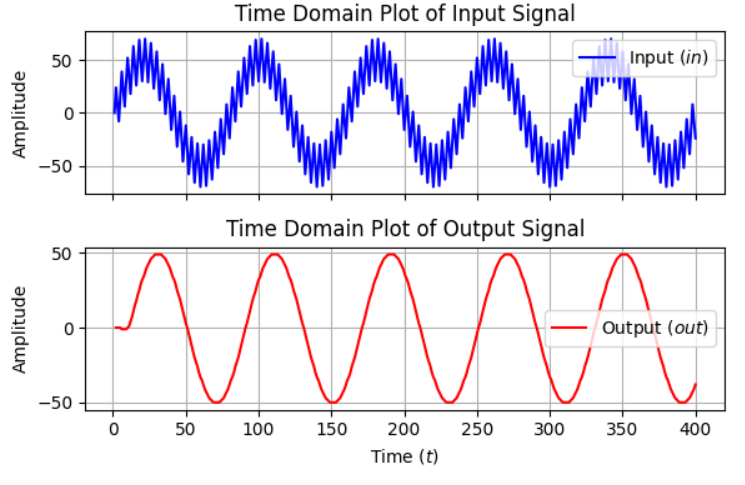

Source code (Python):
import matplotlib.pyplot as plt
import pandas as pd
import re

# Reusing the data extraction logic
data_str = """
t=0 in=x out=x
t=1 in=0 out=x
t=2 in=24 out=0
t=3 in=8 out=0
t=4 in=-8 out=0
t=5 in=15 out=0
t=6 in=39 out=-1
t=7 in=23 out=-1
t=8 in=6 out=-1
t=9 in=29 out=-1
t=10 in=52 out=0
t=11 in=35 out=1
t=12 in=18 out=4
t=13 in=40 out=7
t=14 in=63 out=11
t=15 in=45 out=15
t=16 in=26 out=18
t=17 in=48 out=22
t=18 in=69 out=25
t=19 in=49 out=29
t=20 in=30 out=32
t=21 in=50 out=34
t=22 in=70 out=37
t=23 in=49 out=40
t=24 in=29 out=42
t=25 in=48 out=44
t=26 in=66 out=46
t=27 in=45 out=47
t=28 in=23 out=48
t=29 in=40 out=49
t=30 in=58 out=49
t=31 in=35 out=49
t=32 in=12 out=49
t=33 in=29 out=49
t=34 in=46 out=48
t=35 in=23 out=47
t=36 in=-1 out=46
t=37 in=15 out=44
t=38 in=32 out=42
t=39 in=8 out=40
t=40 in=-16 out=37
t=41 in=0 out=34
t=42 in=16 out=32
t=43 in=-8 out=29
t=44 in=-32 out=25
t=45 in=-15 out=22
t=46 in=1 out=19
t=47 in=-23 out=15
t=48 in=-46 out=11
t=49 in=-29 out=7
t=50 in=-12 out=3
t=51 in=-35 out=0
t=52 in=-58 out=-4
t=53 in=-40 out=-8
t=54 in=-23 out=-12
t=55 in=-45 out=-16
t=56 in=-66 out=-20
t=57 in=-48 out=-23
t=58 in=-29 out=-26
t=59 in=-49 out=-30
t=60 in=-70 out=-33
t=61 in=-50 out=-35
t=62 in=-30 out=-38
t=63 in=-49 out=-41
t=64 in=-69 out=-43
t=65 in=-48 out=-45
t=66 in=-26 out=-47
t=67 in=-45 out=-48
t=68 in=-63 out=-49
t=69 in=-40 out=-50
t=70 in=-18 out=-50
t=71 in=-35 out=-50
t=72 in=-52 out=-50
t=73 in=-29 out=-50
t=74 in=-6 out=-49
t=75 in=-23 out=-48
t=76 in=-39 out=-47
t=77 in=-15 out=-45
t=78 in=8 out=-43
t=79 in=-8 out=-41
t=80 in=-24 out=-38
t=81 in=0 out=-35
t=82 in=24 out=-33
t=83 in=8 out=-30
t=84 in=-8 out=-26
t=85 in=15 out=-23
t=86 in=39 out=-20
t=87 in=23 out=-16
t=88 in=6 out=-12
t=89 in=29 out=-8
t=90 in=52 out=-4
t=91 in=35 out=0
t=92 in=18 out=3
t=93 in=40 out=7
t=94 in=63 out=11
t=95 in=45 out=15
t=96 in=26 out=19
t=97 in=48 out=22
t=98 in=69 out=25
t=99 in=49 out=29
t=100 in=30 out=32
t=101 in=50 out=34
t=102 in=70 out=37
t=103 in=49 out=40
t=104 in=29 out=42
t=105 in=48 out=44
t=106 in=66 out=46
t=107 in=45 out=47
t=108 in=23 out=48
t=109 in=40 out=49
t=110 in=58 out=49
t=111 in=35 out=49
t=112 in=12 out=49
t=113 in=29 out=49
t=114 in=46 out=48
t=115 in=23 out=47
t=116 in=-1 out=46
t=117 in=15 out=44
t=118 in=32 out=42
t=119 in=8 out=40
t=120 in=-16 out=37
t=121 in=0 out=34
t=122 in=16 out=32
t=123 in=-8 out=29
t=124 in=-32 out=25
t=125 in=-15 out=22
t=126 in=1 out=19
t=127 in=-23 out=15
t=128 in=-46 out=11
t=129 in=-29 out=7
t=130 in=-12 out=3
t=131 in=-35 out=0
t=132 in=-58 out=-4
t=133 in=-40 out=-8
t=134 in=-23 out=-12
t=135 in=-45 out=-16
t=136 in=-66 out=-20
t=137 in=-48 out=-23
t=138 in=-29 out=-26
t=139 in=-49 out=-30
t=140 in=-70 out=-33
t=141 in=-50 out=-35
t=142 in=-30 out=-38
t=143 in=-49 out=-41
t=144 in=-69 out=-43
t=145 in=-48 out=-45
t=146 in=-26 out=-47
t=147 in=-45 out=-48
t=148 in=-63 out=-49
t=149 in=-40 out=-50
t=150 in=-18 out=-50
t=151 in=-35 out=-50
t=152 in=-52 out=-50
t=153 in=-29 out=-50
t=154 in=-6 out=-49
t=155 in=-23 out=-48
t=156 in=-39 out=-47
t=157 in=-15 out=-45
t=158 in=8 out=-43
t=159 in=-8 out=-41
t=160 in=-24 out=-38
t=161 in=0 out=-35
t=162 in=24 out=-33
t=163 in=8 out=-30
t=164 in=-8 out=-26
t=165 in=15 out=-23
t=166 in=39 out=-20
t=167 in=23 out=-16
t=168 in=6 out=-12
t=169 in=29 out=-8
t=170 in=52 out=-4
t=171 in=35 out=0
t=172 in=18 out=3
t=173 in=40 out=7
t=174 in=63 out=11
t=175 in=45 out=15
t=176 in=26 out=19
t=177 in=48 out=22
t=178 in=69 out=25
t=179 in=49 out=29
t=180 in=30 out=32
t=181 in=50 out=34
t=182 in=70 out=37
t=183 in=49 out=40
t=184 in=29 out=42
t=185 in=48 out=44
t=186 in=66 out=46
t=187 in=45 out=47
t=188 in=23 out=48
t=189 in=40 out=49
t=190 in=58 out=49
t=191 in=35 out=49
t=192 in=12 out=49
t=193 in=29 out=49
t=194 in=46 out=48
t=195 in=23 out=47
t=196 in=-1 out=46
t=197 in=15 out=44
t=198 in=32 out=42
t=199 in=8 out=40
t=200 in=-16 out=37
t=201 in=0 out=34
t=202 in=16 out=32
t=203 in=-8 out=29
t=204 in=-32 out=25
t=205 in=-15 out=22
t=206 in=1 out=19
t=207 in=-23 out=15
t=208 in=-46 out=11
t=209 in=-29 out=7
t=210 in=-12 out=3
t=211 in=-35 out=0
t=212 in=-58 out=-4
t=213 in=-40 out=-8
t=214 in=-23 out=-12
t=215 in=-45 out=-16
t=216 in=-66 out=-20
t=217 in=-48 out=-23
t=218 in=-29 out=-26
t=219 in=-49 out=-30
t=220 in=-70 out=-33
t=221 in=-50 out=-35
t=222 in=-30 out=-38
t=223 in=-49 out=-41
t=224 in=-69 out=-43
t=225 in=-48 out=-45
t=226 in=-26 out=-47
t=227 in=-45 out=-48
t=228 in=-63 out=-49
t=229 in=-40 out=-50
t=230 in=-18 out=-50
t=231 in=-35 out=-50
t=232 in=-52 out=-50
t=233 in=-29 out=-50
t=234 in=-6 out=-49
t=235 in=-23 out=-48
t=236 in=-39 out=-47
t=237 in=-15 out=-45
t=238 in=8 out=-43
t=239 in=-8 out=-41
t=240 in=-24 out=-38
t=241 in=0 out=-35
t=242 in=24 out=-33
t=243 in=8 out=-30
t=244 in=-8 out=-26
t=245 in=15 out=-23
t=246 in=39 out=-20
t=247 in=23 out=-16
t=248 in=6 out=-12
t=249 in=29 out=-8
t=250 in=52 out=-4
t=251 in=35 out=0
t=252 in=18 out=3
t=253 in=40 out=7
t=254 in=63 out=11
t=255 in=45 out=15
t=256 in=26 out=19
t=257 in=48 out=22
t=258 in=69 out=25
t=259 in=49 out=29
t=260 in=30 out=32
t=261 in=50 out=34
t=262 in=70 out=37
t=263 in=49 out=40
t=264 in=29 out=42
t=265 in=48 out=44
t=266 in=66 out=46
t=267 in=45 out=47
t=268 in=23 out=48
t=269 in=40 out=49
t=270 in=58 out=49
t=271 in=35 out=49
t=272 in=12 out=49
t=273 in=29 out=49
t=274 in=46 out=48
t=275 in=23 out=47
t=276 in=-1 out=46
t=277 in=15 out=44
t=278 in=32 out=42
t=279 in=8 out=40
t=280 in=-16 out=37
t=281 in=0 out=34
t=282 in=16 out=32
t=283 in=-8 out=29
t=284 in=-32 out=25
t=285 in=-15 out=22
t=286 in=1 out=19
t=287 in=-23 out=15
t=288 in=-46 out=11
t=289 in=-29 out=7
t=290 in=-12 out=3
t=291 in=-35 out=0
t=292 in=-58 out=-4
t=293 in=-40 out=-8
t=294 in=-23 out=-12
t=295 in=-45 out=-16
t=296 in=-66 out=-20
t=297 in=-48 out=-23
t=298 in=-29 out=-26
t=299 in=-49 out=-30
t=300 in=-70 out=-33
t=301 in=-50 out=-35
t=302 in=-30 out=-38
t=303 in=-49 out=-41
t=304 in=-69 out=-43
t=305 in=-48 out=-45
t=306 in=-26 out=-47
t=307 in=-45 out=-48
t=308 in=-63 out=-49
t=309 in=-40 out=-50
t=310 in=-18 out=-50
t=311 in=-35 out=-50
t=312 in=-52 out=-50
t=313 in=-29 out=-50
t=314 in=-6 out=-49
t=315 in=-23 out=-48
t=316 in=-39 out=-47
t=317 in=-15 out=-45
t=318 in=8 out=-43
t=319 in=-8 out=-41
t=320 in=-24 out=-38
t=321 in=0 out=-35
t=322 in=24 out=-33
t=323 in=8 out=-30
t=324 in=-8 out=-26
t=325 in=15 out=-23
t=326 in=39 out=-20
t=327 in=23 out=-16
t=328 in=6 out=-12
t=329 in=29 out=-8
t=330 in=52 out=-4
t=331 in=35 out=0
t=332 in=18 out=3
t=333 in=40 out=7
t=334 in=63 out=11
t=335 in=45 out=15
t=336 in=26 out=19
t=337 in=48 out=22
t=338 in=69 out=25
t=339 in=49 out=29
t=340 in=30 out=32
t=341 in=50 out=34
t=342 in=70 out=37
t=343 in=49 out=40
t=344 in=29 out=42
t=345 in=48 out=44
t=346 in=66 out=46
t=347 in=45 out=47
t=348 in=23 out=48
t=349 in=40 out=49
t=350 in=58 out=49
t=351 in=35 out=49
t=352 in=12 out=49
t=353 in=29 out=49
t=354 in=46 out=48
t=355 in=23 out=47
t=356 in=-1 out=46
t=357 in=15 out=44
t=358 in=32 out=42
t=359 in=8 out=40
t=360 in=-16 out=37
t=361 in=0 out=34
t=362 in=16 out=32
t=363 in=-8 out=29
t=364 in=-32 out=25
t=365 in=-15 out=22
t=366 in=1 out=19
t=367 in=-23 out=15
t=368 in=-46 out=11
t=369 in=-29 out=7
t=370 in=-12 out=3
t=371 in=-35 out=0
t=372 in=-58 out=-4
t=373 in=-40 out=-8
t=374 in=-23 out=-12
t=375 in=-45 out=-16
t=376 in=-66 out=-20
t=377 in=-48 out=-23
t=378 in=-29 out=-26
t=379 in=-49 out=-30
t=380 in=-70 out=-33
t=381 in=-50 out=-35
t=382 in=-30 out=-38
t=383 in=-49 out=-41
t=384 in=-69 out=-43
t=385 in=-48 out=-45
t=386 in=-26 out=-47
t=387 in=-45 out=-48
t=388 in=-63 out=-49
t=389 in=-40 out=-50
t=390 in=-18 out=-50
t=391 in=-35 out=-50
t=392 in=-52 out=-50
t=393 in=-29 out=-50
t=394 in=-6 out=-49
t=395 in=-23 out=-48
t=396 in=-39 out=-47
t=397 in=-15 out=-45
t=398 in=8 out=-43
t=399 in=-8 out=-41
t=400 in=-24 out=-38
"""

# Extract data
rows = []
for line in data_str.strip().split('\n'):
    match = re.search(r't=(-?\d+) in=(-?\d+|x) out=(-?\d+|x)', line)
    if match:
        t, i, o = match.groups()
        i = float(i) if i != 'x' else float('nan')
        o = float(o) if o != 'x' else float('nan')
        rows.append({'t': int(t), 'in': i, 'out': o})

df = pd.DataFrame(rows)

# Plotting with reduced size
fig, (ax1, ax2) = plt.subplots(2, 1, figsize=(6, 4), sharex=True)

ax1.plot(df['t'], df['in'], color='blue', label='Input ($in$)')
ax1.set_title('Time Domain Plot of Input Signal')
ax1.set_ylabel('Amplitude')
ax1.grid(True)
ax1.legend()

ax2.plot(df['t'], df['out'], color='red', label='Output ($out$)')
ax2.set_title('Time Domain Plot of Output Signal')
ax2.set_xlabel('Time ($t$)')
ax2.set_ylabel('Amplitude')
ax2.grid(True)
ax2.legend()

plt.tight_layout()
plt.savefig('signals_plot_small.png')
print("Plot saved as signals_plot_small.png")
